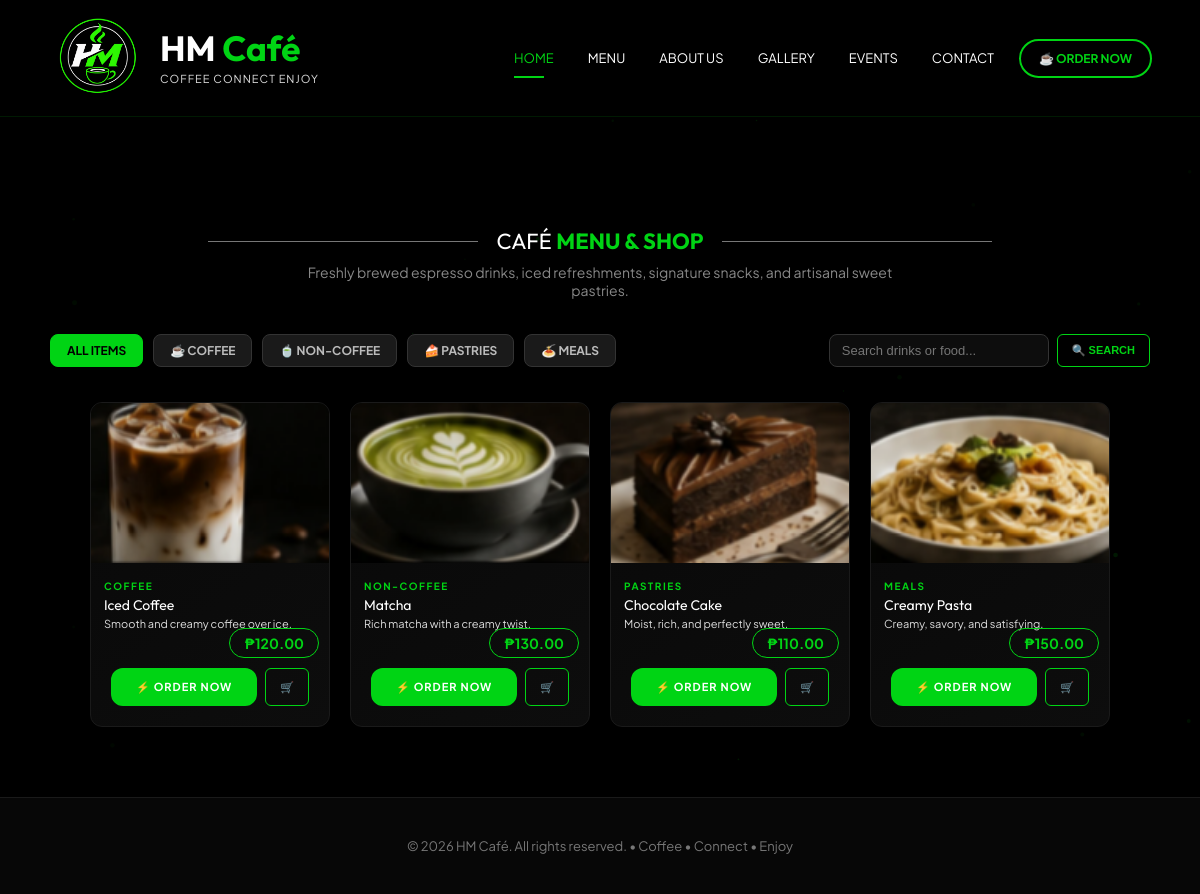
The page /shop.php on the database its author committed.
### tables this page shows
CREATE TABLE IF NOT EXISTS `products` (
    `product_id` INT UNSIGNED AUTO_INCREMENT PRIMARY KEY,
    `product_name` VARCHAR(100) NOT NULL UNIQUE,
    `description` VARCHAR(255) NOT NULL,
    `price` DECIMAL(10,2) NOT NULL,
    `image` VARCHAR(255) NOT NULL,
    `category` VARCHAR(50) NOT NULL DEFAULT 'Coffee',
    `is_active` TINYINT(1) NOT NULL DEFAULT 1
);

### config/functions.php (called while the page is built, shortened)
<?php
function e($value): string {
    return htmlspecialchars((string)$value, ENT_QUOTES, "UTF-8");
}
function is_logged_in(): bool {
    return isset($_SESSION["user_id"]) && is_numeric($_SESSION["user_id"]);
}

### shop.php (the view, shortened to what this page needs)
<?php
require_once __DIR__ . "/config/config.php";
require_once __DIR__ . "/config/functions.php";
$category = trim($_GET["category"] ?? "all");
$search = trim($_GET["search"] ?? "");
$sql = "SELECT product_id, product_name, description, price, image, category FROM products WHERE is_active = 1";
$sql .= " ORDER BY product_id ASC";
$products = [];
$stmt = $conn->prepare($sql);
if ($stmt) {
    $stmt->execute();
    $result = $stmt->get_result();
    if ($result) {
        $products = $result->fetch_all(MYSQLI_ASSOC);
    }
} else {
    $fallbackQuery = $conn->query("SELECT product_id, product_name, description, price, image, 'Coffee' AS category FROM products WHERE is_active = 1");
    if ($fallbackQuery) {
        $products = $fallbackQuery->fetch_all(MYSQLI_ASSOC);
    }
}
?>
<!DOCTYPE html>
<html lang="en">
<head>
    <link rel="stylesheet" href="style.css">
    <link rel="stylesheet" href="innovation.css">
</head>
<body>
<div class="page">
    <?php include __DIR__ . "/layout/navigation.php"; ?>
    <section class="menu-section" style="padding-top: 110px; min-height: 85vh;">
        <div class="section-title">
            <span></span>
            <h2>CAFÉ <strong>MENU &amp; SHOP</strong></h2>
            <span></span>
        </div>
        <p style="text-align: center; color: #888; max-width: 600px; margin: -10px auto 35px; font-size: 14px;">
            Freshly brewed espresso drinks, iced refreshments, signature snacks, and artisanal sweet pastries.
        </p>
        <div style="max-width: 1100px; margin: 0 auto 35px; display: flex; flex-wrap: wrap; justify-content: space-between; align-items: center; gap: 15px;">
            <div class="admin-filter-bar" style="margin-bottom: 0;">
                <a href="shop.php?category=all<?= $search !== "" ? "&search=" . urlencode($search) : "" ?>" class="admin-filter-tab <?= ($category === "all" || $category === "") ? "active" : "" ?>">ALL ITEMS</a>
                <a href="shop.php?category=Coffee<?= $search !== "" ? "&search=" . urlencode($search) : "" ?>" class="admin-filter-tab <?= $category === "Coffee" ? "active" : "" ?>">☕ COFFEE</a>
                <a href="shop.php?category=Non-Coffee<?= $search !== "" ? "&search=" . urlencode($search) : "" ?>" class="admin-filter-tab <?= $category === "Non-Coffee" ? "active" : "" ?>">🍵 NON-COFFEE</a>
                <a href="shop.php?category=Pastries<?= $search !== "" ? "&search=" . urlencode($search) : "" ?>" class="admin-filter-tab <?= $category === "Pastries" ? "active" : "" ?>">🍰 PASTRIES</a>
                <a href="shop.php?category=Meals<?= $search !== "" ? "&search=" . urlencode($search) : "" ?>" class="admin-filter-tab <?= $category === "Meals" ? "active" : "" ?>">🍝 MEALS</a>
            </div>
            <form method="get" action="shop.php" style="display: flex; gap: 8px; margin: 0;">
                <input type="text" name="search" value="<?= e($search) ?>" placeholder="Search drinks or food..." style="background:#0d0d0d; border:1px solid #333; color:#fff; padding:8px 12px; border-radius:8px; font-size:13px; width: 220px;">
                <button type="submit" class="btn-admin-outline" style="padding: 8px 14px;">🔍 SEARCH</button>
            </form>
        </div>
        <div class="menu-grid" style="max-width: 1100px; margin: 0 auto;">
            <?php if (empty($products)): ?>
                <div style="grid-column: 1 / -1; text-align: center; padding: 60px 20px; color: #666;">
                    <div style="font-size: 40px; margin-bottom: 10px;">🔍</div>
                    <p>No menu items found for your selection.</p>
                </div>
            <?php else: ?>
                <?php foreach ($products as $p): ?>
                    <div class="menu-card" style="display: flex; flex-direction: column; justify-content: space-between;">
                        <div>
                            <img src="assets/<?= e($p["image"] ?: "coffee-mug.png") ?>" alt="<?= e($p["product_name"]) ?>" onerror="this.src='assets/logo.png'">
                            <div class="menu-content">
                                <span style="display: inline-block; font-size: 10px; font-weight: 700; color: var(--green); letter-spacing: 1.5px; text-transform: uppercase; margin-bottom: 4px;"><?= e($p["category"]) ?></span>
                                <h3><?= e($p["product_name"]) ?></h3>
                                <p><?= e($p["description"]) ?></p>
                                <div class="price">₱<?= number_format((float)$p["price"], 2) ?></div>
                            </div>
                        </div>
                        <div style="padding: 0 20px 20px; display: flex; gap: 8px;">
                            <a href="checkout.php?product=<?= (int)$p["product_id"] ?>" class="hero-btn green-btn" style="flex: 1; text-align: center; padding: 10px; font-size: 11px;">
                                ⚡ ORDER NOW
                            </a>
                            <form method="post" action="cart.php" style="margin: 0;">
                                <button type="submit" class="btn-admin-outline" style="height: 100%; padding: 10px 14px;" title="Add to Cart">
                                    🛒
                                </button>
                            </form>
                        </div>
                    </div>
                <?php endforeach; ?>
            <?php endif; ?>
        </div>
    </section>
    <footer style="padding: 40px 7%; background: #070707; border-top: 1px solid #1a1a1a; text-align: center; color: #777; font-size: 13px;">
        <p>&copy; <?= date("Y") ?> HM Café. All rights reserved. • Coffee • Connect • Enjoy</p>
    </footer>
</div>
</body>
</html>

### layout/navigation.php (shortened to what this page needs)
<?php
require_once __DIR__ . "/../config/functions.php";
$isSubdir = (basename(dirname($_SERVER["PHP_SELF"])) !== "HM-Cafe2" && basename(dirname($_SERVER["PHP_SELF"])) !== "htdocs");
$rootPath = $isSubdir ? "../" : "";
?>
<header class="header">
    <a href="<?= $rootPath ?>index.php#home" class="brand">
        <img src="<?= $rootPath ?>assets/logo.png" alt="HM Café Logo">
        <span><strong>HM <em>Café</em></strong><small>COFFEE CONNECT ENJOY</small></span>
    </a>
    <nav class="main-nav" id="mainNav">
        <a href="<?= $rootPath ?>index.php#home">HOME</a>
        <a href="<?= $rootPath ?>index.php#menu">MENU</a>
        <a href="<?= $rootPath ?>index.php#about">ABOUT US</a>
        <a href="<?= $rootPath ?>index.php#gallery">GALLERY</a>
        <a href="<?= $rootPath ?>index.php#events">EVENTS</a>
        <a href="<?= $rootPath ?>index.php#contact">CONTACT</a>
    </nav>
    <div class="nav-account">
        <?php if (is_logged_in()): ?>
            <a href="<?= $rootPath ?>profile.php" class="welcome-user" style="text-decoration:none; color:#00d414; margin-right:10px;">
                👤 <?= e($_SESSION["username"]) ?>
            </a>
            <?php if (is_admin()): ?>
                <a href="<?= $rootPath ?>admin/dashboard.php" class="order" style="border-color:#ffd700; color:#ffd700; margin-right:8px; padding:6px 12px; font-size:11px;">⚡ ADMIN</a>
            <?php endif; ?>
            <a href="<?= $rootPath ?>shop.php" class="order" style="margin-right:8px;">☕ ORDER NOW</a>
            <form action="<?= $rootPath ?>logout.php" method="post" class="logout-form" style="display:inline; margin:0;">
                <input type="hidden" name="csrf_token" value="<?= e(csrf_token()) ?>">
                <button type="submit" class="order logout-button" style="padding:8px 12px; font-size:11px;">LOGOUT</button>
            </form>
        <?php else: ?>
            <a href="<?= $rootPath ?>shop.php" class="order">☕ ORDER NOW</a>
        <?php endif; ?>
    </div>
</header>

### style.css (style rules this page uses)
* { margin: 0; padding: 0; box-sizing: border-box; }
html { scroll-behavior: smooth; }
body { font-family: 'Plus Jakarta Sans', -apple-system, BlinkMacSystemFont, "Segoe UI", Roboto, sans-serif; background: #000; color: #fff; -webkit-font-smoothing: antialiased; -moz-osx-font-smoothing: grayscale; }
h1, h2, h3, h4, h5, h6, .brand strong, .admin-brand strong { font-family: 'Outfit', sans-serif; }
img { max-width: 100%; }
a { text-decoration: none; }
.page { width: 100%; min-height: 100vh; overflow: hidden; }
:root { --green: #00d414; --green-glow: rgba(0, 212, 20, 0.4); --dark-green: #009d10; --white: #fff; --gray: #aaa; --dark: #050505; --border: #777; --font-heading: 'Outfit', sans-serif; --font-body: 'Plus Jakarta Sans', sans-serif; }
.header { width: 100%; min-height: 100px; display: flex; align-items: center; padding: 18px 4%; background: #000; position: relative; z-index: 1000; }
.brand { display: flex; align-items: center; margin-right: auto; color: #fff; }
.brand img { width: 100px; height: 80px; object-fit: contain; margin-right: 12px; }
.brand strong { display: block; font-size: 35px; line-height: 1; }
.brand em { color: var(--green); font-style: normal; }
.brand small { display: block; margin-top: 6px; font-size: 11px; letter-spacing: 1px; color: #ddd; }
.main-nav { display: flex; align-items: center; gap: 34px; margin-right: 25px; }
.main-nav a { color: #fff; font-size: 13px; transition: .3s; position: relative; }
.main-nav a:first-child { color: var(--green); }
.main-nav a:first-child::after { content: ""; position: absolute; left: 0; bottom: -12px; width: 30px; height: 2px; background: var(--green); }
.order { display: flex; align-items: center; gap: 8px; color: var(--green); border: 2px solid var(--green); border-radius: 22px; padding: 10px 18px; font-size: 12px; font-weight: bold; transition: .3s; }
.nav-account { display: flex; align-items: center; }
.hero-btn { display: inline-flex; align-items: center; justify-content: center; gap: 8px; min-width: 145px; padding: 11px 18px; border-radius: 12px; font-size: 13px; transition: .3s; }
.green-btn { background: var(--green); border: 2px solid var(--green); color: #fff; }
.section-title { display: flex; align-items: center; justify-content: center; gap: 18px; margin-bottom: 18px; }
.section-title span { width: 25%; max-width: 270px; height: 1px; background: #777; }
.section-title h2 { font-size: 22px; font-weight: 400; white-space: nowrap; }
.section-title strong { color: var(--green); }
.menu-section { width: 92%; margin: auto; padding: 0 0 40px; }
.menu-grid { display: grid; grid-template-columns: repeat(4, minmax(0, 240px)); justify-content: center; gap: 20px; }
.menu-card { background: #050505; border: 1.5px solid #aaa; border-radius: 12px; overflow: hidden; transition: .3s; }
.menu-card img { width: 100%; height: 160px; object-fit: cover; display: block; }
.menu-content { min-height: 105px; padding: 10px 13px; position: relative; }
.menu-content h3 { font-size: 14px; font-weight: 400; margin-bottom: 3px; }
.menu-content p { color: #ddd; font-size: 11px; line-height: 1.25; }
.price { position: absolute; right: 10px; bottom: 10px; color: var(--green); border: 1.5px solid var(--green); border-radius: 20px; padding: 5px 14px; font-size: 14px; font-weight: bold; }
.btn-admin-outline { background:transparent;color:var(--green,#00d414);border:1px solid var(--green,#00d414);padding:8px 14px;border-radius:6px;font-size:11px;font-weight:700;cursor:pointer;transition:all .2s;text-decoration:none;display:inline-flex;align-items:center;gap:5px }
.admin-filter-bar { display:flex;flex-wrap:wrap;gap:10px;margin-bottom:20px;align-items:center }
.admin-filter-tab { background:#1a1a1a;color:#bbb;padding:8px 16px;border-radius:8px;text-decoration:none;font-size:12px;font-weight:700;border:1px solid #333;transition:all .2s }
.admin-filter-tab.active { background:var(--green,#00d414);color:#000;border-color:var(--green,#00d414) }

### rows shown on the page
products: image (picture), category "COFFEE", product_name "Iced Coffee", description "Smooth and creamy coffee over ice.", price "120.00"
products: image (picture), category "NON-COFFEE", product_name "Matcha", description "Rich matcha with a creamy twist.", price "130.00"
products: image (picture), category "PASTRIES", product_name "Chocolate Cake", description "Moist, rich, and perfectly sweet.", price "110.00"
products: image (picture), category "MEALS", product_name "Creamy Pasta", description "Creamy, savory, and satisfying.", price "150.00"
